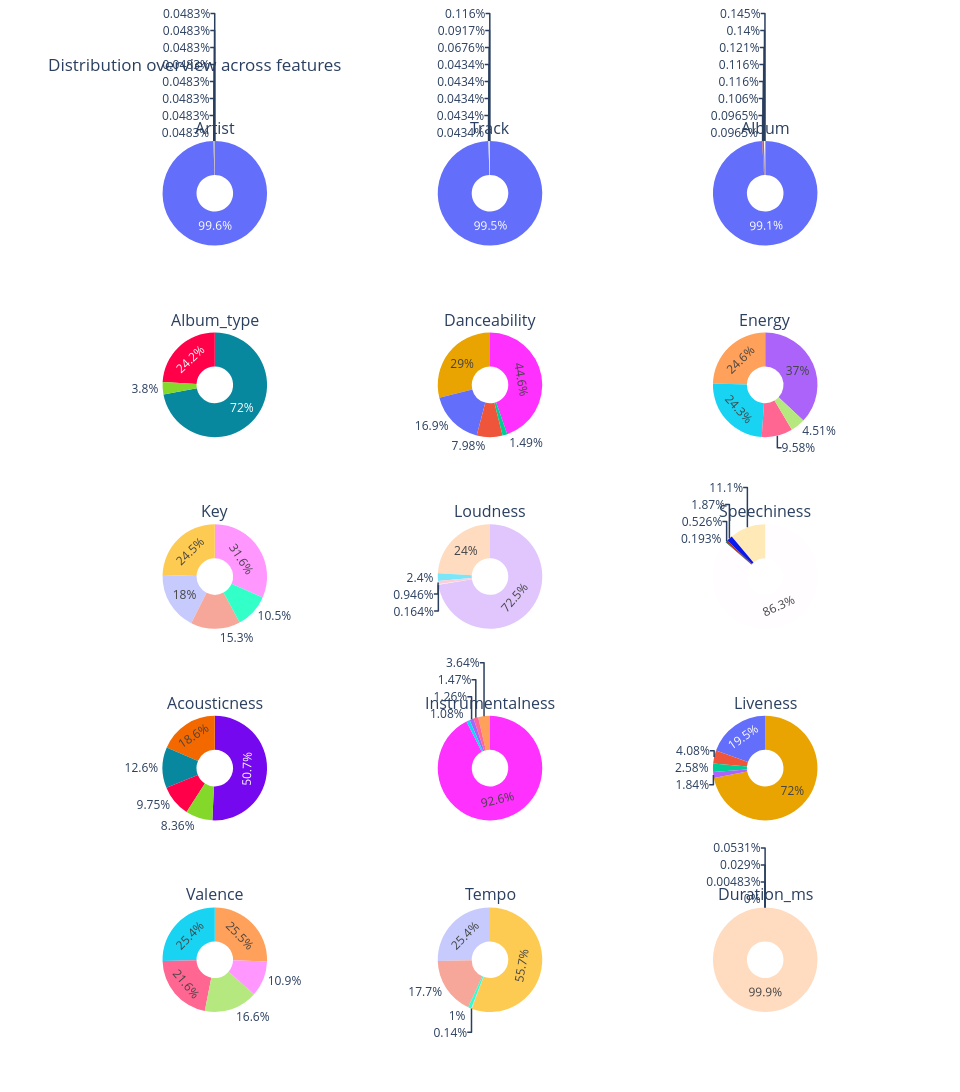

Here is the notebook cell this chart was saved with:
### Code cell
import math

feature_columns = [column for column in df.columns if column != 'Stream']
max_categories = 8
numeric_bins = 5

pie_data = []
for column in feature_columns:
    series = df[column]
    if pd.api.types.is_numeric_dtype(series):
        counts = pd.cut(series, bins=numeric_bins, include_lowest=True).value_counts().sort_index()
    else:
        counts = series.value_counts().head(max_categories)
        remainder = len(series) - counts.sum()
        if remainder > 0:
            counts.loc['Other'] = remainder
    pie_data.append((column, counts))

cols = 3
rows = math.ceil(len(pie_data) / cols)

fig = make_subplots(
    rows=rows,
    cols=cols,
    specs=[[{'type': 'domain'}] * cols for _ in range(rows)],
    subplot_titles=[item[0] for item in pie_data],
)

for idx, (column, counts) in enumerate(pie_data):
    row = idx // cols + 1
    col = idx % cols + 1
    labels = counts.index.astype(str)
    fig.add_trace(
        go.Pie(labels=labels, values=counts.values, hole=0.35, name=column, textinfo='percent'),
        row=row,
        col=col,
    )

fig.update_layout(
    title='Distribution overview across features',
    showlegend=False,
    height=320 * rows,
    width=320 * cols,
)

fig.show()

### Figure 1 — Plotly figure (JSON) as saved in the notebook; plotly's stock layout.template omitted (floating-point values rounded to 4 significant figures)
{"data": [{"domain": {"x": [0, 0.2889], "y": [0.88, 1]}, "hole": 0.35, "labels": ["Gorillaz", "Die drei !!!", "Hollywood Undead", "Empire of the Sun", "IU", "Kizzy", "Alan Gomez", "RÜFÜS DU SOL", "Other"], "name": "Artist", "textinfo": "percent", "type": "pie", "values": [10, 10, 10, 10, 10, 10, 10, 10, 20636]}, {"domain": {"x": [0.3556, 0.6444], "y": [0.88, 1]}, "hole": 0.35, "labels": ["El Ultimo Adiós - Varios Artistas Version", "Color Esperanza 2020", "Resistiré", "Roll Me Up and Smoke Me When I Die - Live", "Heaven", "52 Non Stop Dilbar Dilbar Remix(Remix By Kedrock,Sd Style)", "Y, ¿Si Fuera Ella? - + Es +", "Valentine's Mashup 2019", "Other"], "name": "Track", "textinfo": "percent", "type": "pie", "values": [24, 19, 14, 9, 9, 9, 9, 9, 20614]}, {"domain": {"x": [0.7111, 1], "y": [0.88, 1]}, "hole": 0.35, "labels": ["Greatest Hits", "Hamilton (Original Broadway Cast Recording)", "Rebelde", "Madvillainy", "El Ultimo Adiós", "HEROES & VILLAINS", "Nuestro Amor", "Vida Cara", "Other"], "name": "Album", "textinfo": "percent", "type": "pie", "values": [30, 29, 25, 24, 24, 22, 20, 20, 20522]}, {"domain": {"x": [0, 0.2889], "y": [0.66, 0.78]}, "hole": 0.35, "labels": ["album", "single", "compilation"], "name": "Album_type", "textinfo": "percent", "type": "pie", "values": [14924, 5004, 788]}, {"domain": {"x": [0.3556, 0.6444], "y": [0.66, 0.78]}, "hole": 0.35, "labels": ["(-0.001975, 0.195]", "(0.195, 0.39]", "(0.39, 0.585]", "(0.585, 0.78]", "(0.78, 0.975]"], "name": "Danceability", "textinfo": "percent", "type": "pie", "values": [308, 1653, 5999, 9247, 3509]}, {"domain": {"x": [0.7111, 1], "y": [0.66, 0.78]}, "hole": 0.35, "labels": ["(-0.00198, 0.2]", "(0.2, 0.4]", "(0.4, 0.6]", "(0.6, 0.8]", "(0.8, 1.0]"], "name": "Energy", "textinfo": "percent", "type": "pie", "values": [935, 1984, 5042, 7658, 5097]}, {"domain": {"x": [0, 0.2889], "y": [0.44, 0.56]}, "hole": 0.35, "labels": ["(-0.012, 2.2]", "(2.2, 4.4]", "(4.4, 6.6]", "(6.6, 8.8]", "(8.8, 11.0]"], "name": "Key", "textinfo": "percent", "type": "pie", "values": [6537, 2185, 3174, 3735, 5085]}, {"domain": {"x": [0.3556, 0.6444], "y": [0.44, 0.56]}, "hole": 0.35, "labels": ["(-46.299, -36.817]", "(-36.817, -27.383]", "(-27.383, -17.948]", "(-17.948, -8.514]", "(-8.514, 0.92]"], "name": "Loudness", "textinfo": "percent", "type": "pie", "values": [34, 196, 498, 4968, 15020]}, {"domain": {"x": [0.7111, 1], "y": [0.44, 0.56]}, "hole": 0.35, "labels": ["(-0.001964, 0.193]", "(0.193, 0.386]", "(0.386, 0.578]", "(0.578, 0.771]", "(0.771, 0.964]"], "name": "Speechiness", "textinfo": "percent", "type": "pie", "values": [17885, 2295, 387, 40, 109]}, {"domain": {"x": [0, 0.2889], "y": [0.22, 0.34]}, "hole": 0.35, "labels": ["(-0.0019950000000000002, 0.199]", "(0.199, 0.398]", "(0.398, 0.598]", "(0.598, 0.797]", "(0.797, 0.996]"], "name": "Acousticness", "textinfo": "percent", "type": "pie", "values": [10512, 3847, 2607, 2019, 1731]}, {"domain": {"x": [0.3556, 0.6444], "y": [0.22, 0.34]}, "hole": 0.35, "labels": ["(-0.002, 0.2]", "(0.2, 0.4]", "(0.4, 0.6]", "(0.6, 0.8]", "(0.8, 1.0]"], "name": "Instrumentalness", "textinfo": "percent", "type": "pie", "values": [19174, 304, 224, 260, 754]}, {"domain": {"x": [0.7111, 1], "y": [0.22, 0.34]}, "hole": 0.35, "labels": ["(0.0125, 0.212]", "(0.212, 0.409]", "(0.409, 0.606]", "(0.606, 0.803]", "(0.803, 1.0]"], "name": "Liveness", "textinfo": "percent", "type": "pie", "values": [14906, 4049, 845, 535, 381]}, {"domain": {"x": [0, 0.2889], "y": [0, 0.12]}, "hole": 0.35, "labels": ["(-0.001993, 0.199]", "(0.199, 0.397]", "(0.397, 0.596]", "(0.596, 0.794]", "(0.794, 0.993]"], "name": "Valence", "textinfo": "percent", "type": "pie", "values": [2262, 4465, 5259, 5292, 3438]}, {"domain": {"x": [0.3556, 0.6444], "y": [0, 0.12]}, "hole": 0.35, "labels": ["(-0.244, 48.674]", "(48.674, 97.349]", "(97.349, 146.023]", "(146.023, 194.698]", "(194.698, 243.372]"], "name": "Tempo", "textinfo": "percent", "type": "pie", "values": [29, 5266, 11537, 3676, 208]}, {"domain": {"x": [0.7111, 1], "y": [0, 0.12]}, "hole": 0.35, "labels": ["(26339.926, 959999.6]", "(959999.6, 1889014.2]", "(1889014.2, 2818028.8]", "(2818028.8, 3747043.4]", "(3747043.4, 4676058.0]"], "name": "Duration_ms", "textinfo": "percent", "type": "pie", "values": [20698, 6, 0, 1, 11]}], "layout": {"annotations": [{"font": {"size": 16}, "showarrow": false, "text": "Artist", "x": 0.1444, "xanchor": "center", "xref": "paper", "y": 1, "yanchor": "bottom", "yref": "paper"}, {"font": {"size": 16}, "showarrow": false, "text": "Track", "x": 0.5, "xanchor": "center", "xref": "paper", "y": 1, "yanchor": "bottom", "yref": "paper"}, {"font": {"size": 16}, "showarrow": false, "text": "Album", "x": 0.8556, "xanchor": "center", "xref": "paper", "y": 1, "yanchor": "bottom", "yref": "paper"}, {"font": {"size": 16}, "showarrow": false, "text": "Album_type", "x": 0.1444, "xanchor": "center", "xref": "paper", "y": 0.78, "yanchor": "bottom", "yref": "paper"}, {"font": {"size": 16}, "showarrow": false, "text": "Danceability", "x": 0.5, "xanchor": "center", "xref": "paper", "y": 0.78, "yanchor": "bottom", "yref": "paper"}, {"font": {"size": 16}, "showarrow": false, "text": "Energy", "x": 0.8556, "xanchor": "center", "xref": "paper", "y": 0.78, "yanchor": "bottom", "yref": "paper"}, {"font": {"size": 16}, "showarrow": false, "text": "Key", "x": 0.1444, "xanchor": "center", "xref": "paper", "y": 0.56, "yanchor": "bottom", "yref": "paper"}, {"font": {"size": 16}, "showarrow": false, "text": "Loudness", "x": 0.5, "xanchor": "center", "xref": "paper", "y": 0.56, "yanchor": "bottom", "yref": "paper"}, {"font": {"size": 16}, "showarrow": false, "text": "Speechiness", "x": 0.8556, "xanchor": "center", "xref": "paper", "y": 0.56, "yanchor": "bottom", "yref": "paper"}, {"font": {"size": 16}, "showarrow": false, "text": "Acousticness", "x": 0.1444, "xanchor": "center", "xref": "paper", "y": 0.34, "yanchor": "bottom", "yref": "paper"}, {"font": {"size": 16}, "showarrow": false, "text": "Instrumentalness", "x": 0.5, "xanchor": "center", "xref": "paper", "y": 0.34, "yanchor": "bottom", "yref": "paper"}, {"font": {"size": 16}, "showarrow": false, "text": "Liveness", "x": 0.8556, "xanchor": "center", "xref": "paper", "y": 0.34, "yanchor": "bottom", "yref": "paper"}, {"font": {"size": 16}, "showarrow": false, "text": "Valence", "x": 0.1444, "xanchor": "center", "xref": "paper", "y": 0.12, "yanchor": "bottom", "yref": "paper"}, {"font": {"size": 16}, "showarrow": false, "text": "Tempo", "x": 0.5, "xanchor": "center", "xref": "paper", "y": 0.12, "yanchor": "bottom", "yref": "paper"}, {"font": {"size": 16}, "showarrow": false, "text": "Duration_ms", "x": 0.8556, "xanchor": "center", "xref": "paper", "y": 0.12, "yanchor": "bottom", "yref": "paper"}], "height": 1600, "showlegend": false, "title": {"text": "Distribution overview across features"}, "width": 960}}
